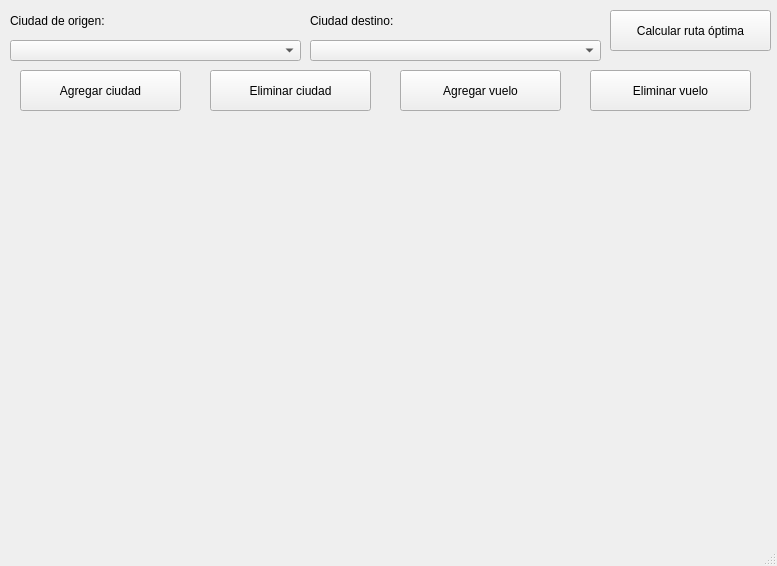
<?xml version="1.0" encoding="UTF-8"?>
<ui version="4.0">
 <class>MainWindow</class>
 <widget class="QMainWindow" name="MainWindow">
  <property name="geometry">
   <rect>
    <x>0</x>
    <y>0</y>
    <width>777</width>
    <height>566</height>
   </rect>
  </property>
  <property name="cursor">
   <cursorShape>PointingHandCursor</cursorShape>
  </property>
  <property name="windowTitle">
   <string>Reserva de vuelos</string>
  </property>
  <widget class="QWidget" name="centralwidget">
   <widget class="QLabel" name="image">
    <property name="geometry">
     <rect>
      <x>10</x>
      <y>120</y>
      <width>761</width>
      <height>401</height>
     </rect>
    </property>
    <property name="text">
     <string/>
    </property>
    <property name="scaledContents">
     <bool>true</bool>
    </property>
   </widget>
   <widget class="QPushButton" name="button_calcularRutaOptima">
    <property name="geometry">
     <rect>
      <x>610</x>
      <y>10</y>
      <width>161</width>
      <height>41</height>
     </rect>
    </property>
    <property name="text">
     <string>Calcular ruta óptima</string>
    </property>
   </widget>
   <widget class="QComboBox" name="comboBox">
    <property name="geometry">
     <rect>
      <x>10</x>
      <y>40</y>
      <width>291</width>
      <height>21</height>
     </rect>
    </property>
   </widget>
   <widget class="QLabel" name="label">
    <property name="geometry">
     <rect>
      <x>10</x>
      <y>10</y>
      <width>131</width>
      <height>21</height>
     </rect>
    </property>
    <property name="text">
     <string>Ciudad de origen:</string>
    </property>
   </widget>
   <widget class="QLabel" name="label_2">
    <property name="geometry">
     <rect>
      <x>310</x>
      <y>10</y>
      <width>131</width>
      <height>21</height>
     </rect>
    </property>
    <property name="text">
     <string>Ciudad destino:</string>
    </property>
   </widget>
   <widget class="QComboBox" name="comboBox_2">
    <property name="geometry">
     <rect>
      <x>310</x>
      <y>40</y>
      <width>291</width>
      <height>21</height>
     </rect>
    </property>
   </widget>
   <widget class="QPushButton" name="button_AgregarCiudad">
    <property name="geometry">
     <rect>
      <x>20</x>
      <y>70</y>
      <width>161</width>
      <height>41</height>
     </rect>
    </property>
    <property name="text">
     <string>Agregar ciudad</string>
    </property>
   </widget>
   <widget class="QPushButton" name="button_AgregarConexion">
    <property name="geometry">
     <rect>
      <x>400</x>
      <y>70</y>
      <width>161</width>
      <height>41</height>
     </rect>
    </property>
    <property name="text">
     <string>Agregar vuelo</string>
    </property>
   </widget>
   <widget class="QPushButton" name="button_EliminarCiudad">
    <property name="geometry">
     <rect>
      <x>210</x>
      <y>70</y>
      <width>161</width>
      <height>41</height>
     </rect>
    </property>
    <property name="text">
     <string>Eliminar ciudad</string>
    </property>
   </widget>
   <widget class="QPushButton" name="button_EliminarVuelo">
    <property name="geometry">
     <rect>
      <x>590</x>
      <y>70</y>
      <width>161</width>
      <height>41</height>
     </rect>
    </property>
    <property name="text">
     <string>Eliminar vuelo</string>
    </property>
   </widget>
  </widget>
  <widget class="QMenuBar" name="menubar">
   <property name="geometry">
    <rect>
     <x>0</x>
     <y>0</y>
     <width>777</width>
     <height>22</height>
    </rect>
   </property>
  </widget>
  <widget class="QStatusBar" name="statusbar"/>
 </widget>
 <resources/>
 <connections/>
</ui>
